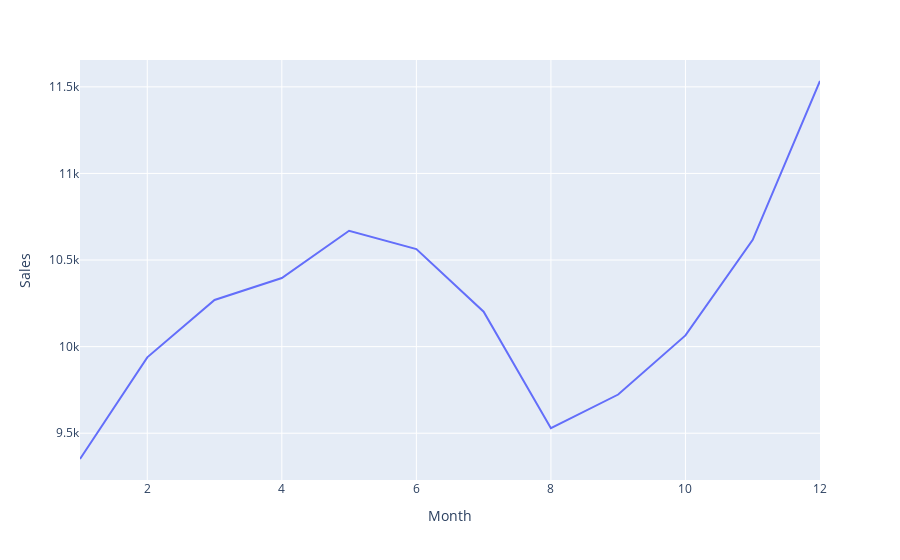

Here is the notebook cell this chart was saved with:
### Code cell
store_b = merged_df[merged_df["StoreType"] == "b"]

temp = store_b.groupby("Month").agg({"Sales": "mean"})
fig = px.line(temp, x=temp.index, y="Sales")
fig.show()

### Figure 1 — Plotly figure (JSON) as saved in the notebook; plotly's stock layout.template omitted (floating-point values rounded to 4 significant figures)
{"data": [{"hovertemplate": "Month=%{x}<br>Sales=%{y}<extra></extra>", "legendgroup": "", "line": {"color": "#636efa", "dash": "solid"}, "mode": "lines", "name": "", "orientation": "v", "showlegend": false, "type": "scatter", "x": [1, 2, 3, 4, 5, 6, 7, 8, 9, 10, 11, 12], "xaxis": "x", "y": [9351.0, 9938.0, 10270.0, 10400.0, 10670.0, 10560.0, 10200.0, 9529.0, 9723.0, 10060.0, 10620.0, 11530.0], "yaxis": "y"}], "layout": {"legend": {"tracegroupgap": 0}, "margin": {"t": 60}, "xaxis": {"anchor": "y", "domain": [0, 1], "title": {"text": "Month"}}, "yaxis": {"anchor": "x", "domain": [0, 1], "title": {"text": "Sales"}}}}
